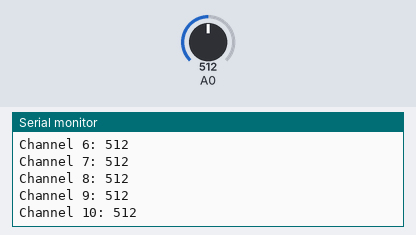
A sketch run on a simulated Arduino Uno, built with avr-gcc and run on an emulated ATmega328P. Parts: the last lines printed to the serial monitor. The test bench sets the inputs (shaded band); at power-on: A0 = 512.

Above: at 1.2 s.
1.3 s: A0 set to 716
At 2.0 s:
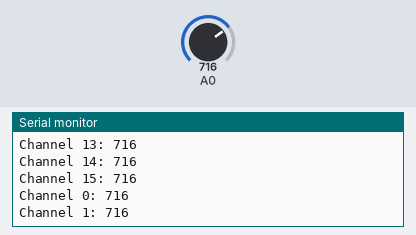
2.8 s: A0 set to 900
At 3.5 s:
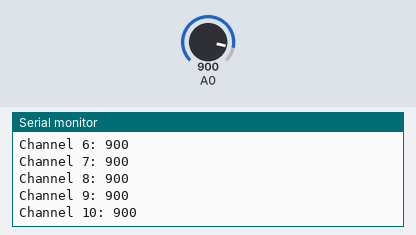
Timing chart, 0 to 5.8 s (numbered marks = the images above; inputs shaded):
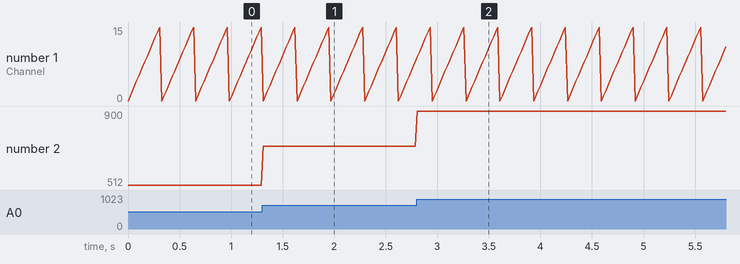

Measured:
- after the input at 1.3 s, the serial monitor: prints a new line at once (image 1)
- after the input at 2.8 s, the serial monitor: prints a new line at once (image 2)
- plotted number 2: 512 → 716 after the input at 1.3 s, 716 → 900 after the input at 2.8 s

The sketch:

Mux_2.ino
```cpp
#define s0 2
#define s1 3
#define s2 4
#define s3 5


void setup()
{
  Serial.begin(115200);

  pinMode(s0, OUTPUT);
  pinMode(s1, OUTPUT);
  pinMode(s2, OUTPUT);
  pinMode(s3, OUTPUT);
}

void loop()
{
  for(int i = 0; i < 16; i++){
    digitalWrite(s0, (i & 1));
    digitalWrite(s1, (i & 2));
    digitalWrite(s2, (i & 4));
    digitalWrite(s3, (i & 8));

    Serial.print("Channel ");
    Serial.print(i);
    Serial.print(": ");
    Serial.println(analogRead(A0));
    delay(20);
  }
}
```
